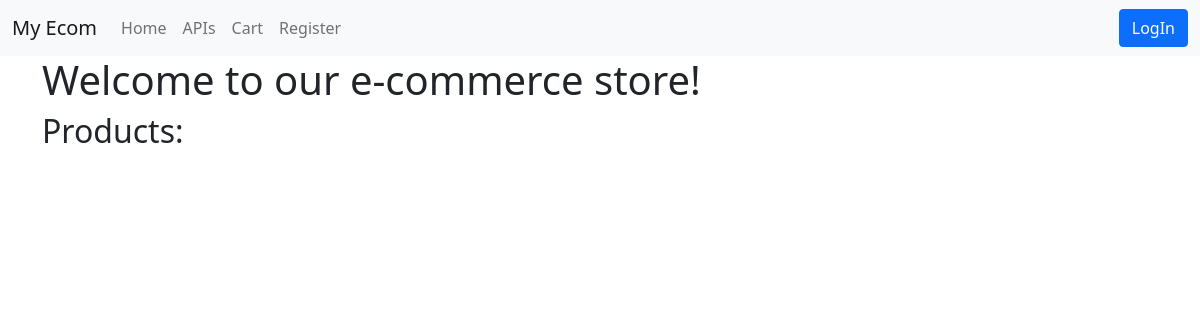
The app's page /, older data.
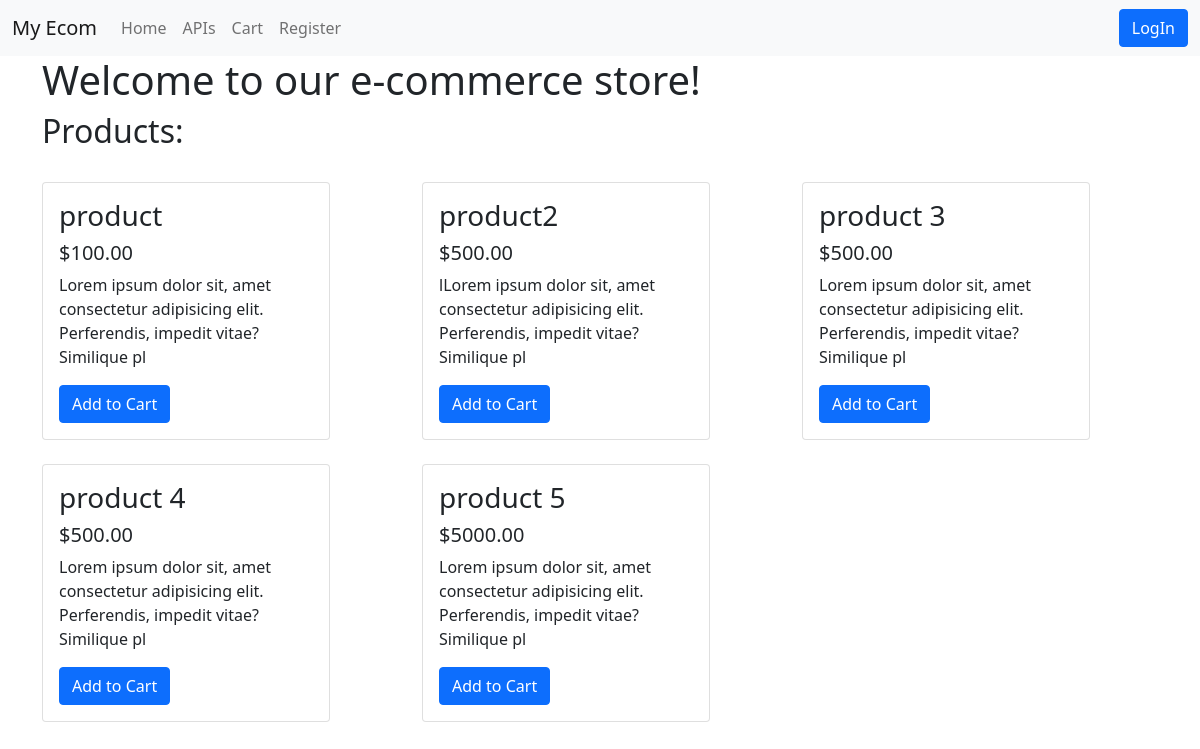
The same page, newer data.
### ecomapp/models.py (models this page shows, shortened)
class ProductDetails(models.Model):
    product_id = models.AutoField(primary_key=True)
    product_image1 = models.ImageField(upload_to='product_images/', blank=True)
    product_image2 = models.ImageField(upload_to='product_images/', blank=True)
    product_image3 = models.ImageField(upload_to='product_images/', blank=True)
    product_name = models.CharField(max_length=100, blank=True)
    product_price = models.DecimalField(max_digits=8, decimal_places=2)
    product_quantity = models.IntegerField()
    product_details = models.TextField(blank=True)

### ecomapp/views.py (the view)
# urls.py: 2. Add a URL to urlpatterns:  path('', views.home, name='home')
def home(request):
    queryset = ProductDetails.objects.all()
    return render(request, 'index.html', {'products': queryset})

### ecomapp/templates/index.html (shortened to what this page needs)
{% extends 'base.html' %}
{% load static %}
{% block main %}
<h1>Welcome to our e-commerce store!</h1>
<h2>Products:</h2>
<div class="row">
{% for product in products %}
<div class="col-md-4">
<div class="card mt-4" style="width: 18rem;">
    <div class="card-body">
      <h3 class="card-title">{{ product.product_name }}</h3>
      <h5>${{ product.product_price }}</h5>
      <p class="card-text">{{product.product_details}}</p>
      <a href="{% url 'add_to_cart' product.product_id %}" class="btn btn-primary">Add to Cart</a>
    </div>
  </div>
</div>
{% endfor %}
</div>
{% endblock main %}

Row changes from the older to the newer data that the page shows:
added ProductDetails: product_name "product", product_price "100.00", product_details "Lorem ipsum dolor sit, amet consectetur adipisicing elit. Perferendis, impedit vitae? Similique pl"
added ProductDetails: product_name "product2", product_price "500.00", product_details "lLorem ipsum dolor sit, amet consectetur adipisicing elit. Perferendis, impedit vitae? Similique pl"
added ProductDetails: product_name "product 3", product_price "500.00", product_details "Lorem ipsum dolor sit, amet consectetur adipisicing elit. Perferendis, impedit vitae? Similique pl"
added ProductDetails: product_name "product 4", product_price "500.00", product_details "Lorem ipsum dolor sit, amet consectetur adipisicing elit. Perferendis, impedit vitae? Similique pl"
added ProductDetails: product_name "product 5", product_price "5000.00", product_details "Lorem ipsum dolor sit, amet consectetur adipisicing elit. Perferendis, impedit vitae? Similique pl"
